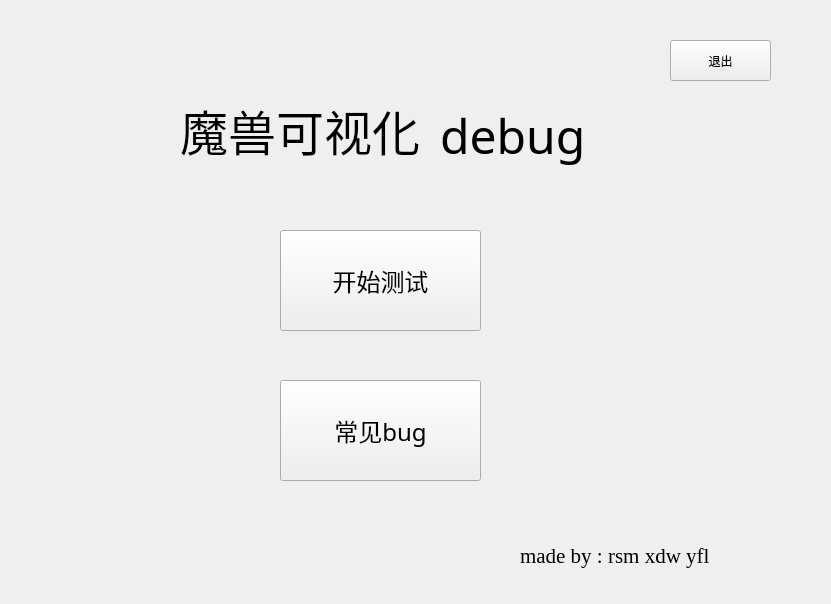
<?xml version="1.0" encoding="UTF-8"?>
<ui version="4.0">
 <class>Widget</class>
 <widget class="QWidget" name="Widget">
  <property name="geometry">
   <rect>
    <x>0</x>
    <y>0</y>
    <width>831</width>
    <height>604</height>
   </rect>
  </property>
  <property name="windowTitle">
   <string>欢迎来到魔兽Debug阶段</string>
  </property>
  <property name="windowIcon">
   <iconset resource="images.qrc">
    <normaloff>:/QTpictures/titleicon.png</normaloff>:/QTpictures/titleicon.png</iconset>
  </property>
  <widget class="QLabel" name="label">
   <property name="geometry">
    <rect>
     <x>440</x>
     <y>90</y>
     <width>391</width>
     <height>91</height>
    </rect>
   </property>
   <property name="font">
    <font>
     <family>Stencil</family>
     <pointsize>36</pointsize>
    </font>
   </property>
   <property name="text">
    <string>debug</string>
   </property>
  </widget>
  <widget class="QLabel" name="label_2">
   <property name="geometry">
    <rect>
     <x>520</x>
     <y>530</y>
     <width>321</width>
     <height>51</height>
    </rect>
   </property>
   <property name="font">
    <font>
     <family>Times New Roman</family>
     <pointsize>16</pointsize>
    </font>
   </property>
   <property name="text">
    <string>made by : rsm xdw yfl</string>
   </property>
  </widget>
  <widget class="QPushButton" name="exitbt">
   <property name="geometry">
    <rect>
     <x>670</x>
     <y>40</y>
     <width>101</width>
     <height>41</height>
    </rect>
   </property>
   <property name="text">
    <string>退出</string>
   </property>
  </widget>
  <widget class="QLabel" name="label_3">
   <property name="geometry">
    <rect>
     <x>180</x>
     <y>90</y>
     <width>371</width>
     <height>81</height>
    </rect>
   </property>
   <property name="font">
    <font>
     <family>华文彩云</family>
     <pointsize>36</pointsize>
    </font>
   </property>
   <property name="text">
    <string>魔兽可视化</string>
   </property>
  </widget>
  <widget class="QPushButton" name="tipsbt">
   <property name="geometry">
    <rect>
     <x>280</x>
     <y>380</y>
     <width>201</width>
     <height>101</height>
    </rect>
   </property>
   <property name="font">
    <font>
     <family>方正舒体</family>
     <pointsize>18</pointsize>
    </font>
   </property>
   <property name="text">
    <string>常见bug</string>
   </property>
  </widget>
  <widget class="QPushButton" name="inputbt">
   <property name="geometry">
    <rect>
     <x>280</x>
     <y>230</y>
     <width>201</width>
     <height>101</height>
    </rect>
   </property>
   <property name="font">
    <font>
     <family>方正舒体</family>
     <pointsize>18</pointsize>
    </font>
   </property>
   <property name="text">
    <string>开始测试</string>
   </property>
  </widget>
 </widget>
 <resources>
  <include location="images.qrc"/>
 </resources>
 <connections/>
</ui>
